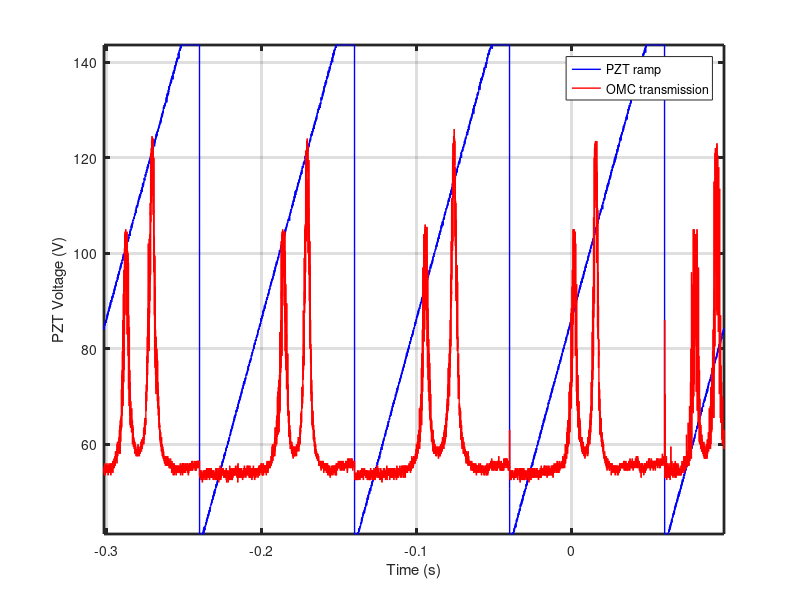

MATLAB code for this plot: (Note: this script raises an error after producing the figure.)
function pztdccal()

load pztdccal.mat % data is time, trans, and ramp

save = 1;

f_ = figure();
set(f_,'Units','Pixels','Position',[0 0 650 400],'Color','white');
if save
    set(f_,'Visible','Off')
end
ax_ = axes;
set(ax_,'Units','normalized','OuterPosition',[0 0 1 1],'LineWidth',2);
set(ax_,'Box','on');
grid on
axes(ax_); hold on;

tscale = 500;
toff = 50;

hold on
plot(time,ramp,'b','LineWidth',1)
plot(time,trans*tscale+toff,'r','LineWidth',1)
if save
    set(f_,'Visible','Off')
end
axis tight
ylabel('PZT Voltage (V)')
xlabel('Time (s)')
legend('PZT ramp','OMC transmission')

if save
    export_fig('pztdccal.pdf','-painters')
end
end